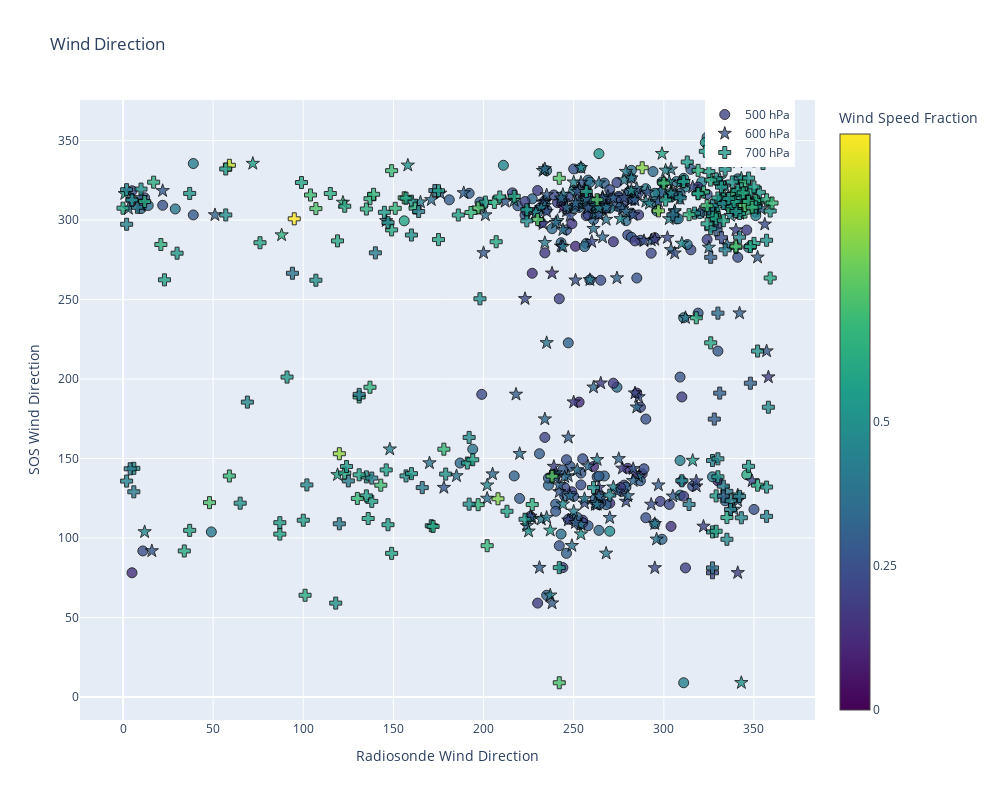

This figure's notebook cell:
### Code cell
import plotly.graph_objs as go

# Scatter plots for each pressure level
trace500 = go.Scatter(
    x=pres_500['deg'],
    y=pres_500['dir_10m_c'],
    mode='markers',
    marker=dict(
        size=10,
        color=pres_500['wspd_fraction_lognorm'],
        colorscale='Viridis',
        opacity=0.8,
        line=dict(width=1, color='black'),  # Add black edgecolor
        colorbar=dict(
            title='Wind Speed Fraction',
            tickvals=[0, 0.25, 0.5],
            ticktext=['0', '0.25', '0.5']
        ),
        cmin=0,
        cmax=1
    ),
    name='500 hPa'
)

trace600 = go.Scatter(
    x=pres_600['deg'],
    y=pres_600['dir_10m_c'],
    mode='markers',
    marker=dict(
        size=10,
        symbol='star',
        color=pres_600['wspd_fraction_lognorm'],
        colorscale='Viridis',
        opacity=0.8,
        line=dict(width=1, color='black'),  # Add black edgecolor
        cmin=0,
        cmax=1
    ),
    name='600 hPa'
)

trace700 = go.Scatter(
    x=pres_700['deg'],
    y=pres_700['dir_10m_c'],
    mode='markers',
    marker=dict(
        size=10,
        symbol='cross',
        color=pres_700['wspd_fraction_lognorm'],
        colorscale='Viridis',
        opacity=0.8,
        line=dict(width=1, color='black'),  # Add black edgecolor
        cmin=0,
        cmax=1
    ),
    name='700 hPa'
)

# Layout
layout = go.Layout(
    title='Wind Direction',
    xaxis=dict(title='Radiosonde Wind Direction'),
    yaxis=dict(title='SOS Wind Direction'),
    width=1000,
    height=800,
    legend=dict(x=0.85, y=1)
)
# Create figure and plot
fig = go.Figure(data=[trace500, trace600, trace700], layout=layout)
fig.show()

### Figure 1 — Plotly figure (JSON) as saved in the notebook; plotly's stock layout.template omitted (floating-point values rounded to 4 significant figures; data arrays with more than 128 entries replaced by an {"elided": "..."} marker saying what was removed)
{"data": [{"marker": {"cmax": 1, "cmin": 0, "color": {"elided": "244 float values"}, "colorbar": {"ticktext": ["0", "0.25", "0.5"], "tickvals": [0, 0.25, 0.5], "title": {"text": "Wind Speed Fraction"}}, "colorscale": [[0, "#440154"], [0.1111, "#482878"], [0.2222, "#3e4989"], [0.3333, "#31688e"], [0.4444, "#26828e"], [0.5556, "#1f9e89"], [0.6667, "#35b779"], [0.7778, "#6ece58"], [0.8889, "#b5de2b"], [1, "#fde725"]], "line": {"color": "black", "width": 1}, "opacity": 0.8, "size": 10}, "mode": "markers", "name": "500 hPa", "type": "scatter", "x": {"elided": "244 int values"}, "y": {"elided": "244 float values"}}, {"marker": {"cmax": 1, "cmin": 0, "color": {"elided": "244 float values"}, "colorscale": [[0, "#440154"], [0.1111, "#482878"], [0.2222, "#3e4989"], [0.3333, "#31688e"], [0.4444, "#26828e"], [0.5556, "#1f9e89"], [0.6667, "#35b779"], [0.7778, "#6ece58"], [0.8889, "#b5de2b"], [1, "#fde725"]], "line": {"color": "black", "width": 1}, "opacity": 0.8, "size": 10, "symbol": "star"}, "mode": "markers", "name": "600 hPa", "type": "scatter", "x": {"elided": "244 int values"}, "y": {"elided": "244 float values"}}, {"marker": {"cmax": 1, "cmin": 0, "color": {"elided": "244 float values"}, "colorscale": [[0, "#440154"], [0.1111, "#482878"], [0.2222, "#3e4989"], [0.3333, "#31688e"], [0.4444, "#26828e"], [0.5556, "#1f9e89"], [0.6667, "#35b779"], [0.7778, "#6ece58"], [0.8889, "#b5de2b"], [1, "#fde725"]], "line": {"color": "black", "width": 1}, "opacity": 0.8, "size": 10, "symbol": "cross"}, "mode": "markers", "name": "700 hPa", "type": "scatter", "x": {"elided": "244 int values"}, "y": {"elided": "244 float values"}}], "layout": {"height": 800, "legend": {"x": 0.85, "y": 1}, "title": {"text": "Wind Direction"}, "width": 1000, "xaxis": {"title": {"text": "Radiosonde Wind Direction"}}, "yaxis": {"title": {"text": "SOS Wind Direction"}}}}
